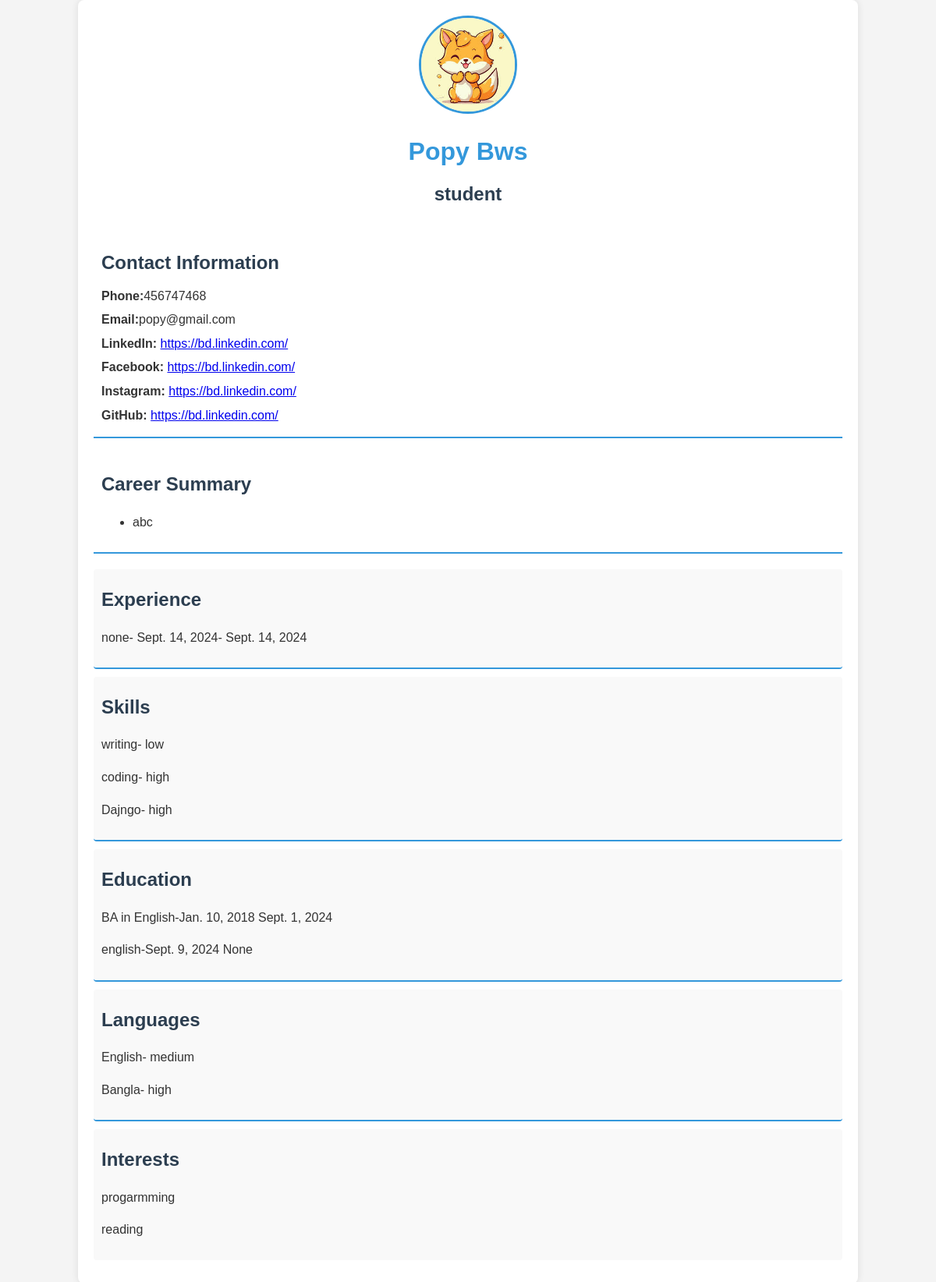
/viewResume/1, run on the app's committed database.
### myApp/models.py (models this page shows, shortened)
class ResumeModel(models.Model):
    Gender=[
        ('male','Male'),
        ('female','Female'),
        ('other','Other'),
    ]
    user=models.OneToOneField(CustomUser,null=True,on_delete=models.CASCADE)
    Designation=models.CharField(max_length=100,null=True)
    Contact_number=models.CharField(max_length=100,null=True)
    Career_Summary=models.TextField(max_length=100,null=True)
    Experience_Title=models.CharField(max_length=100,null=True)
    Skill_title=models.CharField(max_length=100,null=True)
    Education_Title=models.CharField(max_length=100,null=True)
    Language=models.CharField(max_length=100,null=True)
    Interest=models.CharField(max_length=100,null=True)
    Profile_Pic=models.ImageField(upload_to='Media/Profile_Pic',null=True)
    Linkedin_URL=models.URLField(max_length=100,null=True)
    Facebook_URL=models.URLField(max_length=100,null=True)
    Instagram_URL=models.URLField(max_length=100,null=True)
    GitHub_URL=models.URLField(max_length=100,null=True)
    gender=models.CharField(choices=Gender,max_length=100,null=True)

class CustomUser(AbstractUser):
    USER=[
        ('admin','Admin'),
        ('viewer','Viewer')
    ]
    usertype=models.CharField(choices=USER,null=True,max_length=100)

class Experience_model(models.Model):
    user=models.ForeignKey(CustomUser,null=True,on_delete=models.CASCADE)
    title=models.CharField(max_length=100,null=True)
    start_date=models.DateField(null=True)
    end_date=models.DateField(null=True)

class Skill_model(models.Model):
    Profecency=[
        ('high','High'),
        ('medium','Medium'),
        ('low','Low'),
    ]
    user=models.ForeignKey(CustomUser,null=True,on_delete=models.CASCADE)
    skill_name=models.CharField(max_length=100,null=True)
    profecency_level=models.CharField(choices=Profecency,max_length=100,null=True)

class Education_model(models.Model):
    user=models.ForeignKey(CustomUser,null=True,on_delete=models.CASCADE)
    title=models.CharField(max_length=100,null=True)
    start_date=models.DateField(null=True)
    end_date=models.DateField(null=True)

class language_model(models.Model):
    Profecency=[
        ('high','High'),
        ('medium','Medium'),
        ('low','Low'),
    ]
    user=models.ForeignKey(CustomUser,null=True,on_delete=models.CASCADE)
    language_name=models.CharField(max_length=100,null=True)
    profecency_level=models.CharField(choices=Profecency,max_length=100,null=True)

class interest_model(models.Model):
    user=models.ForeignKey(CustomUser,null=True,on_delete=models.CASCADE)
    interest_name=models.CharField(max_length=100,null=True)

### myProject/views.py (the view)
# urls.py: path('viewResume/<int:myid>',viewResume,name='viewResume'),
def viewResume(req,myid):
    my_user=CustomUser.objects.get(id=myid)
    context={
        'resumes':ResumeModel.objects.filter(user=my_user),
        'my_user':my_user,
        'Education':Education_model.objects.filter(user=my_user),
        'Interest':interest_model.objects.filter(user=my_user),
        'Skill':Skill_model.objects.filter(user=my_user),
        'Experience':Experience_model.objects.filter(user=my_user),
        'language':language_model.objects.filter(user=my_user),
    }
    return render(req,'viewResume.html',context)

### Template/viewResume.html (shortened to what this page needs)
<!DOCTYPE html>
<html lang="en">
<head>
</head>
<body>
    <div class="container">
        <header>
            {% for r in resumes %}
                <img src="/{{r.Profile_Pic}}" alt="Profile Picture" class="profile-pic">
            <h1>{{ r.user.first_name }} {{ r.user.last_name }}</h1>
            <h2>{{ r.Designation }}</h2>
        </header>
        <div class="section contact-info">
            <h2>Contact Information</h2>
            <p><strong>Phone:</strong>{{r.Contact_number}}</p>
            <p><strong>Email:</strong>popy@gmail.com</p>
            <p><strong>LinkedIn:</strong> <a href="{{ r.Linkedin_URL }}" target="_blank">{{ r.Linkedin_URL }}</a></p>
            <p><strong>Facebook:</strong> <a href="{{ r.Facebook_URL }}" target="_blank">{{ r.Facebook_URL }}</a></p>
            <p><strong>Instagram:</strong> <a href="{{ r.Instagram_URL }}" target="_blank">{{ r.Instagram_URL}}</a></p>
            <p><strong>GitHub:</strong> <a href="{{ r.GitHub_URL }}" target="_blank">{{ r.GitHub_URL }}</a></p>
        </div>
        {% endfor %}
        <div class="section career-summary">
            <h2>Career Summary</h2>
            {% for r in resumes %}
            <ul>
                <li>{{ r.Career_Summary }}</li>
            </ul>
            {% endfor %}
        </div>
        <div class="section experience">
            <h2>Experience</h2>
            {% for e in Experience %}
            <ul>
                <li>{{ e.title }}- {{e.start_date}}- {{e.end_date}}</li>
            </ul>
            {% endfor %}
        </div>
        <div class="section skills">
            <h2>Skills</h2>
            {% for s in Skill %}
            <ul>
                <li>{{ s.skill_name }}- {{s.profecency_level}}</li>
            </ul>
            {% endfor %}
        </div>
        <div class="section education">
            <h2>Education</h2>
            {% for e in Education %}
            <ul>
                <li>{{ e.title }}-{{e.start_date}} {{e.end_date}} </li>
            </ul>
            {% endfor %}
        </div>
        <div class="section languages">
            <h2>Languages</h2>
                {% for l in language %}
                <ul>
                    <li>{{ l.language_name }}- {{l.profecency_level}}</li>
                </ul>
                {% endfor %}
        </div>
        <div class="section interests">
            <h2>Interests</h2>
            {% for i in Interest %}
            <ul>
                <li>{{ i.interest_name }}</li>
            </ul>
            {% endfor %}
        </div>
    </div>
</body>
</html>

### Template/viewResume.html (style rules this page uses)
body { font-family: 'Arial', sans-serif; color: #333; line-height: 1.6; margin: 0; padding: 0; background-color: #f4f4f4; }
.container { width: 80%; margin: auto; background: #fff; padding: 20px; border-radius: 8px; box-shadow: 0 0 10px rgba(0, 0, 0, 0.1); }
header { text-align: center; margin-bottom: 30px; }
.profile-pic { width: 120px; height: 120px; border-radius: 50%; object-fit: cover; border: 3px solid #3498db; margin-bottom: 15px; }
h1 { margin: 0; font-size: 2em; color: #3498db; }
h2 { font-size: 1.5em; color: #2c3e50; margin: 10px 0; }
.section { margin-bottom: 20px; padding: 10px; border-bottom: 2px solid #3498db; }
.section:last-of-type { border-bottom: none; }
.contact-info p, .social-links p { margin: 5px 0; }
.skills, .experience, .education, .languages, .interests { padding: 10px; background: #f9f9f9; border-radius: 4px; margin-bottom: 10px; }
.skills ul, .experience ul, .education ul, .languages ul, .interests ul { list-style: none; padding: 0; }
.skills li, .experience li, .education li, .languages li, .interests li { margin-bottom: 5px; }

### data on the page
ResumeModel: Profile_Pic (picture), user.first_name "Popy", user.last_name "Bws", Designation "student", Contact_number "456747468", Linkedin_URL "https://bd.linkedin.com/", Facebook_URL "https://bd.linkedin.com/", Instagram_URL "https://bd.linkedin.com/", GitHub_URL "https://bd.linkedin.com/", Career_Summary "abc"
Experience_model: title "none", start_date "Sept. 14, 2024", end_date "Sept. 14, 2024"
Skill_model: skill_name "writing", profecency_level "low"
Skill_model: skill_name "coding", profecency_level "high"
Skill_model: skill_name "Dajngo", profecency_level "high"
Education_model: title "BA in English", start_date "Jan. 10, 2018", end_date "Sept. 1, 2024"
Education_model: title "english", start_date "Sept. 9, 2024", end_date "None"
language_model: language_name "English", profecency_level "medium"
language_model: language_name "Bangla", profecency_level "high"
interest_model: interest_name "progarmming"
interest_model: interest_name "reading"
